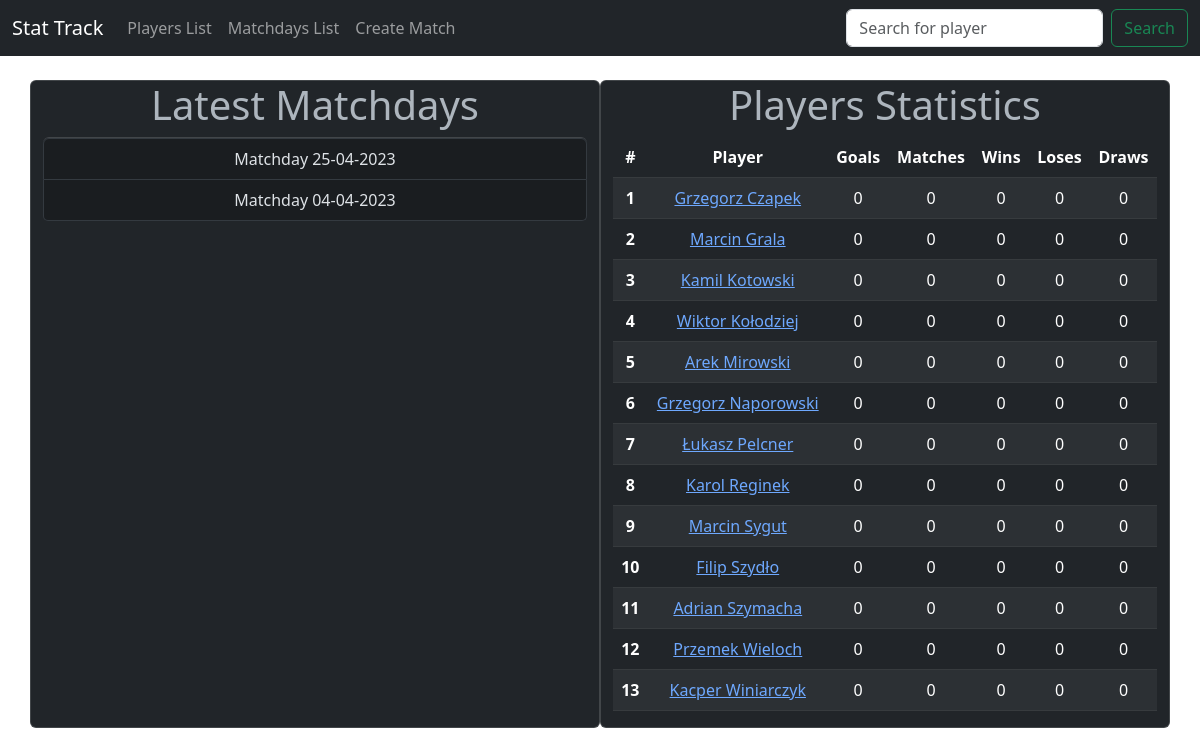
The app's page /, older data.
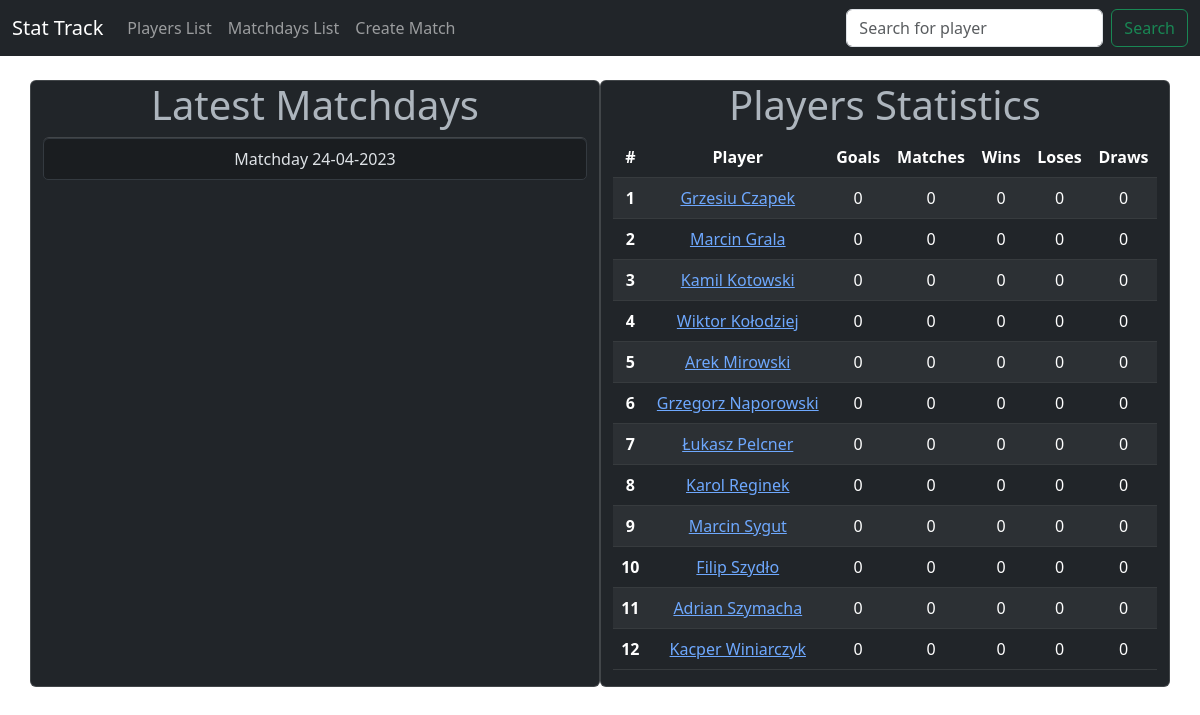
The same page, newer data.
### stat_track/models.py (models this page shows, shortened)
class MatchDay(models.Model):
    date = models.DateTimeField("Date of match")
    match_counter = models.PositiveIntegerField(default=0, )
    def __str__(self):
        return f"Matchday {self.date.strftime('%d-%m-%Y')}"

class Player(models.Model):
    first_name = models.CharField(max_length = 16)
    last_name = models.CharField(max_length = 16)
    def __str__(self):
        return f"{self.first_name} {self.last_name}"
    def get_player_matches_played(self):
        matches_played = Stat.objects.filter(player=self).count()
        return matches_played
    def get_player_goals(self):
        goals_queryset = Stat.objects.filter(player=self).values_list('goals')
        total_goals = goals_queryset.aggregate(Sum('goals'))['goals__sum']
        if total_goals:
            return total_goals
        else:
            return 0
    def get_player_wins(self):
        stats = Stat.objects.filter(player=self)
        wins = 0
        for stat in stats:
            if stat.win == True:
                wins += 1
        return wins
    def get_player_loses(self):
        stats = Stat.objects.filter(player=self)
        loses = 0
        for stat in stats:
            if stat.win == False:
                loses += 1
        return loses
    def get_player_draws(self):
        stats = Stat.objects.filter(player=self)
        draws = 0
        for stat in stats:
            if stat.win == "Draw":
                draws += 1
        return draws
    get_player_matches_played.short_description = 'Matches'
    get_player_goals.short_description = 'Goals'
    get_player_wins.short_description = 'Wins'
    get_player_loses.short_description = 'Loses'
    get_player_draws.short_description = 'Draws'

### stat_track/views.py (the view)
# urls.py: 2. Add a URL to urlpatterns:  path('', views.home, name='home')
def home(request):
    latest_match_day_list = MatchDay.objects.order_by("-date")[:5]
    players_list = Player.objects.all().order_by('last_name')
    context = {"latest_match_day_list": latest_match_day_list, "players_list": players_list}
    return render(request, "stat_track/home.html", context)

### stat_track/templates/stat_track/home.html (shortened to what this page needs)
{% extends "./base.html" %}
{% if latest_match_list %}
    {% block content %}
    <div class="container text-center">
        <div class="row">
          <div class="col card" data-bs-theme="dark">
            <h1>Latest Matchdays</h1>
            <div class="list-group">
                {% for matchday in latest_match_day_list %}
                    <a href="{% url 'matchday' matchday.id %}" class="list-group-item list-group-item-action list-group-item-dark">{{ matchday }}</a>
                {% endfor %}
            </div>
          </div>
          <div class="col card" data-bs-theme="dark">
            <div class="table-responsive">
                <h1>Players Statistics</h1>
                <table class="table table-dark table-striped">
                    <thead>
                        <tr>
                            <th scope="col">#</th>
                            <th scope="col">Player</th>
                            <th scope="col">Goals</th>
                            <th scope="col">Matches</th>
                            <th scope="col">Wins</th>
                            <th scope="col">Loses</th>
                            <th scope="col">Draws</th>
                        </tr>
                    </thead>
                    <tbody>
                        {% for player in players_list %}
                        <tr>
                            <th scope="row">{{ forloop.counter }}</th>
                            <td><a href='player/{{ player.id }}'>{{ player }}</a></td>
                            <td>{{ player.get_player_goals }}</td>
                            <td>{{ player.get_player_matches_played }}</td>
                            <td>{{ player.get_player_wins }}</td>
                            <td>{{ player.get_player_loses }}</td>
                            <td>{{ player.get_player_draws }}</td>
                        </tr>
                        {% endfor %}
                    </tbody>
                </table>
            </div>
          </div>
        </div>
      </div>
    {% endblock %}
{% else %}
    <p>No matchdays are available.</p>
{% endif %}

### stat_track/templates/stat_track/base.html (shortened to what this page needs)
<!doctype html>
<html lang="en">
  <head>
    <link href="https://cdn.jsdelivr.net/npm/bootstrap@5.3.0-alpha3/dist/css/bootstrap.min.css" rel="stylesheet">
	<link rel="stylesheet" href="https://cdn.jsdelivr.net/npm/bootstrap-icons@1.10.5/font/bootstrap-icons.css">
  </head>
  <body>
	{% include 'stat_track/navbar.html' %}
	<br/>
    {% block content %}
	{% endblock %}
  </body>
</html>

### stat_track/templates/stat_track/navbar.html (shortened to what this page needs)
<nav class="navbar navbar-expand-lg navbar-dark bg-dark">
    <div class="container-fluid">
        <a class="navbar-brand" href="{% url 'home' %}">Stat Track</a>
        <div class="collapse navbar-collapse" id="navbarSupportedContent">
            <ul class="navbar-nav me-auto mb-2 mb-lg-0">
                <li class="nav-item">
                    <a class="nav-link" href="#">Players List</a>
                </li>
                <li class="nav-item">
                    <a class="nav-link" href="#">Matchdays List</a>
                </li>
                <li class="nav-item">
                    <a class="nav-link" href="{% url 'create_matchday' %}">Create Match</a>
                </li>
            </ul>
            <form class="d-flex" role="search">
                <input class="form-control me-2" type="search" placeholder="Search for player" aria-label="Search">
                <button class="btn btn-outline-success" type="submit">Search</button>
            </form>
        </div>
    </div>
</nav>

Row changes from the older to the newer data that the page shows:
removed MatchDay: date "Matchday 25-04-2023"
removed MatchDay: date "Matchday 04-04-2023"
removed Player: first_name+last_name "Grzegorz Czapek", get_player_goals "0", get_player_matches_played "0", get_player_wins "0", get_player_loses "0", get_player_draws "0"
removed Player: first_name+last_name "Przemek Wieloch", get_player_goals "0", get_player_matches_played "0", get_player_wins "0", get_player_loses "0", get_player_draws "0"
added MatchDay: date "Matchday 24-04-2023"
added Player: first_name+last_name "Grzesiu Czapek", get_player_goals "0", get_player_matches_played "0", get_player_wins "0", get_player_loses "0", get_player_draws "0"
